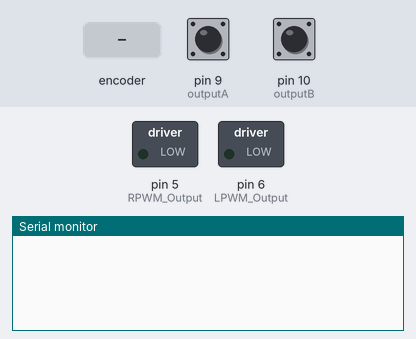
Bench run of a sketch on a simulated Arduino Uno, built with avr-gcc and run on an emulated ATmega328P. Shown: switched loads named in the sketch (green lamp = pin HIGH), the last lines printed to the serial monitor. Inputs (shaded band) come from the test bench; at power-on: pin 9 (outputA) HIGH, pin 10 (outputB) HIGH.

Above: at 1.2 s.
1.3 s: rotary encoder on pin 9 (outputA) / pin 10 (outputB) turned 1 step (first pin leading)
At 2.6 s:
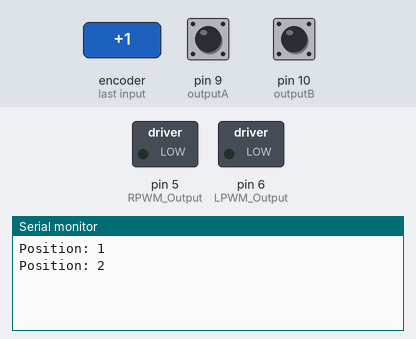
3.0 s: rotary encoder on pin 9 (outputA) / pin 10 (outputB) turned 2 steps (second pin leading)
At 3.21 s:
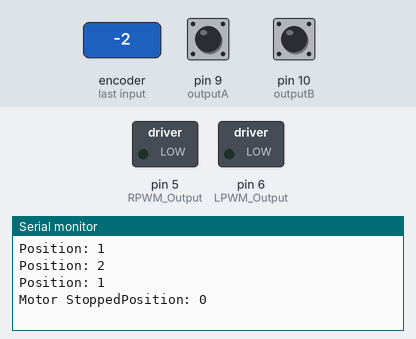
Timing chart, 0 to 6.0 s (numbered marks = the images above; inputs shaded):
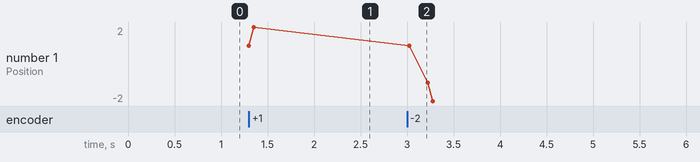

The sketch:

Forced_feedback.ino
```cpp
#define outputA 9
#define outputB 10

int counter = 0;
int aState;
int aLastState;
int RPWM_Output = 5;  // Arduino PWM output pin 5; connect to IBT-2 pin 1 (RPWM)
int LPWM_Output = 6;  // Arduino PWM output pin 6; connect to IBT-2 pin 2 (LPWM)
int forwardPWM = 200;
int reversePWM = 200;

void setup() {
  pinMode(outputA, INPUT);
  pinMode(outputB, INPUT);
  pinMode(RPWM_Output, OUTPUT);
  pinMode(LPWM_Output, OUTPUT);

  Serial.begin(9600);
  // Reads the initial state of the outputA
  aLastState = digitalRead(outputA);
}

void loop() {
  aState = digitalRead(outputA);  // Reads the "current" state of the outputA
  // If the previous and the current state of the outputA are different, that means a Pulse has occured
  if (aState != aLastState) {
    // If the outputB state is different to the outputA state, that means the encoder is rotating clockwise
    if (digitalRead(outputB) != aState) {
      counter++;
      if (counter >= 42) {
        motorCW();
      }
    } else {
      counter--;
      if (counter <= -42) {
        motorCCW();
      }
    }
    if (counter == 0) {
      motorStop();
    }
    Serial.print("Position: ");
    Serial.println(counter);
  }
  aLastState = aState;  // Updates the previous state of the outputA with the current state
}

void motorCW() {
  Serial.print("Motor Clockwise");
  delay(1000);
  analogWrite(RPWM_Output, forwardPWM);
  analogWrite(LPWM_Output, 0);
  return 0;
}
void motorCCW() {
  Serial.print("Motor Counter Clockwise");
  delay(1000);
  analogWrite(LPWM_Output, reversePWM);
  analogWrite(RPWM_Output, 0);
  return 0;
}
void motorStop() {
  Serial.print("Motor Stopped");
  //delay(1000);
  analogWrite(LPWM_Output, 0);
  analogWrite(RPWM_Output, 0);
  return 0;
}
```

Measured:
- after the input at 1.3 s, the serial monitor: prints a new line at once (image 1)
- after the input at 3.0 s, the serial monitor: prints a new line after 0.08 s (image 2)
- plotted number 1: 2 → -2 after the input at 3.0 s
